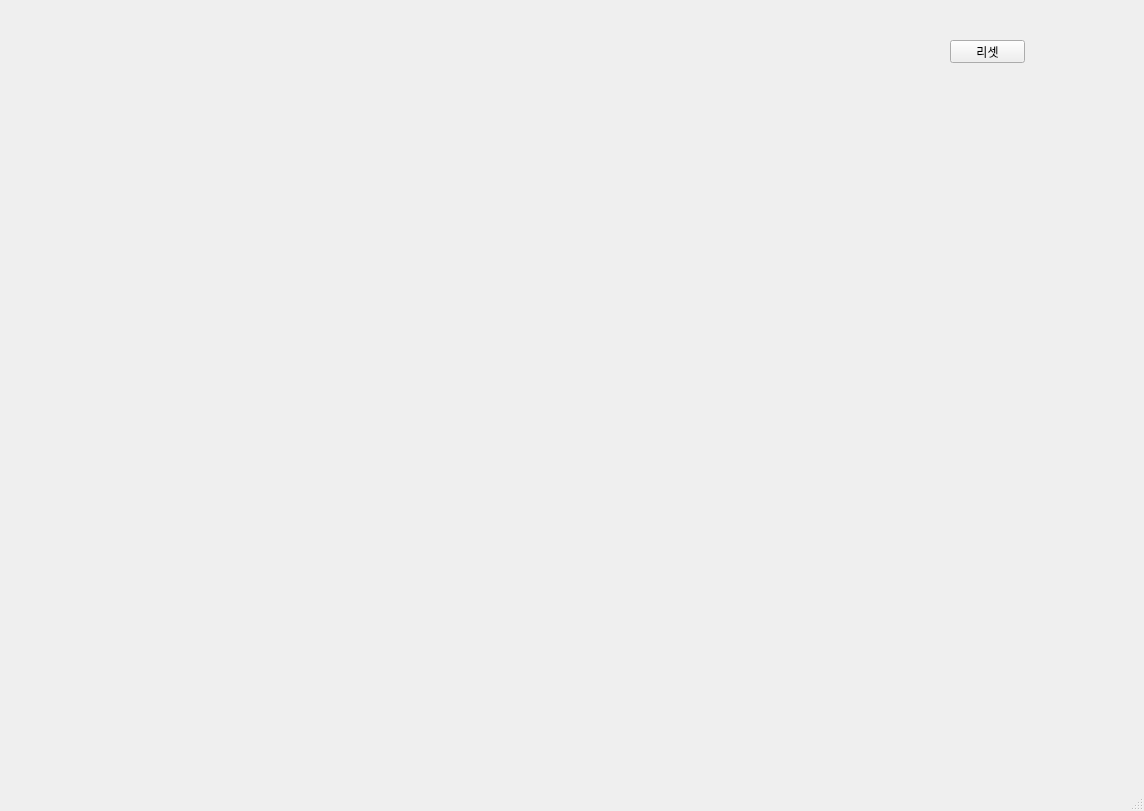
<?xml version="1.0" encoding="UTF-8"?>
<ui version="4.0">
 <class>MainWindow</class>
 <widget class="QMainWindow" name="MainWindow">
  <property name="geometry">
   <rect>
    <x>0</x>
    <y>0</y>
    <width>1144</width>
    <height>811</height>
   </rect>
  </property>
  <property name="windowTitle">
   <string>MainWindow</string>
  </property>
  <widget class="QWidget" name="centralwidget">
   <widget class="QPushButton" name="pbReset">
    <property name="geometry">
     <rect>
      <x>950</x>
      <y>40</y>
      <width>75</width>
      <height>23</height>
     </rect>
    </property>
    <property name="toolTip">
     <string/>
    </property>
    <property name="text">
     <string>리셋</string>
    </property>
   </widget>
  </widget>
  <widget class="QMenuBar" name="menubar">
   <property name="geometry">
    <rect>
     <x>0</x>
     <y>0</y>
     <width>1144</width>
     <height>21</height>
    </rect>
   </property>
  </widget>
  <widget class="QStatusBar" name="statusbar"/>
 </widget>
 <resources/>
 <connections/>
</ui>
